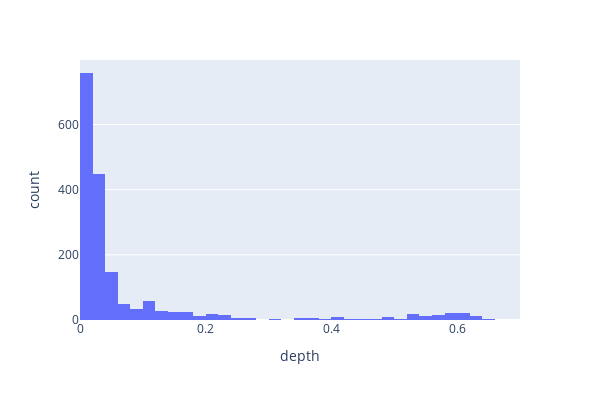

Notebook source saved alongside this figure:
### Markdown cell above
You can use the interactive plotting package Plotly. First we will show a histogram of the event depth using the function ``histogram``

### Code cell
fig = px.histogram(quake,   #specify what dataframe to use
             x="depth",  #specify the variable for the histogram 
             nbins=50,       #number of bins for the histogram 
             height=400,     #dimensions of the figure
             width=600);
fig.show()

### Figure 1 — Plotly figure (JSON) as saved in the notebook; plotly's stock layout.template omitted (floating-point values rounded to 4 significant figures; data arrays with more than 128 entries replaced by an {"elided": "..."} marker saying what was removed)
{"data": [{"alignmentgroup": "True", "bingroup": "x", "hovertemplate": "depth=%{x}<br>count=%{y}<extra></extra>", "legendgroup": "", "marker": {"color": "#636efa", "pattern": {"shape": ""}}, "name": "", "nbinsx": 50, "offsetgroup": "", "orientation": "v", "showlegend": false, "type": "histogram", "x": {"elided": "1785 float values"}, "xaxis": "x", "yaxis": "y"}], "layout": {"barmode": "relative", "height": 400, "legend": {"tracegroupgap": 0}, "margin": {"t": 60}, "width": 600, "xaxis": {"anchor": "y", "domain": [0, 1], "title": {"text": "depth"}}, "yaxis": {"anchor": "x", "domain": [0, 1], "title": {"text": "count"}}}}
